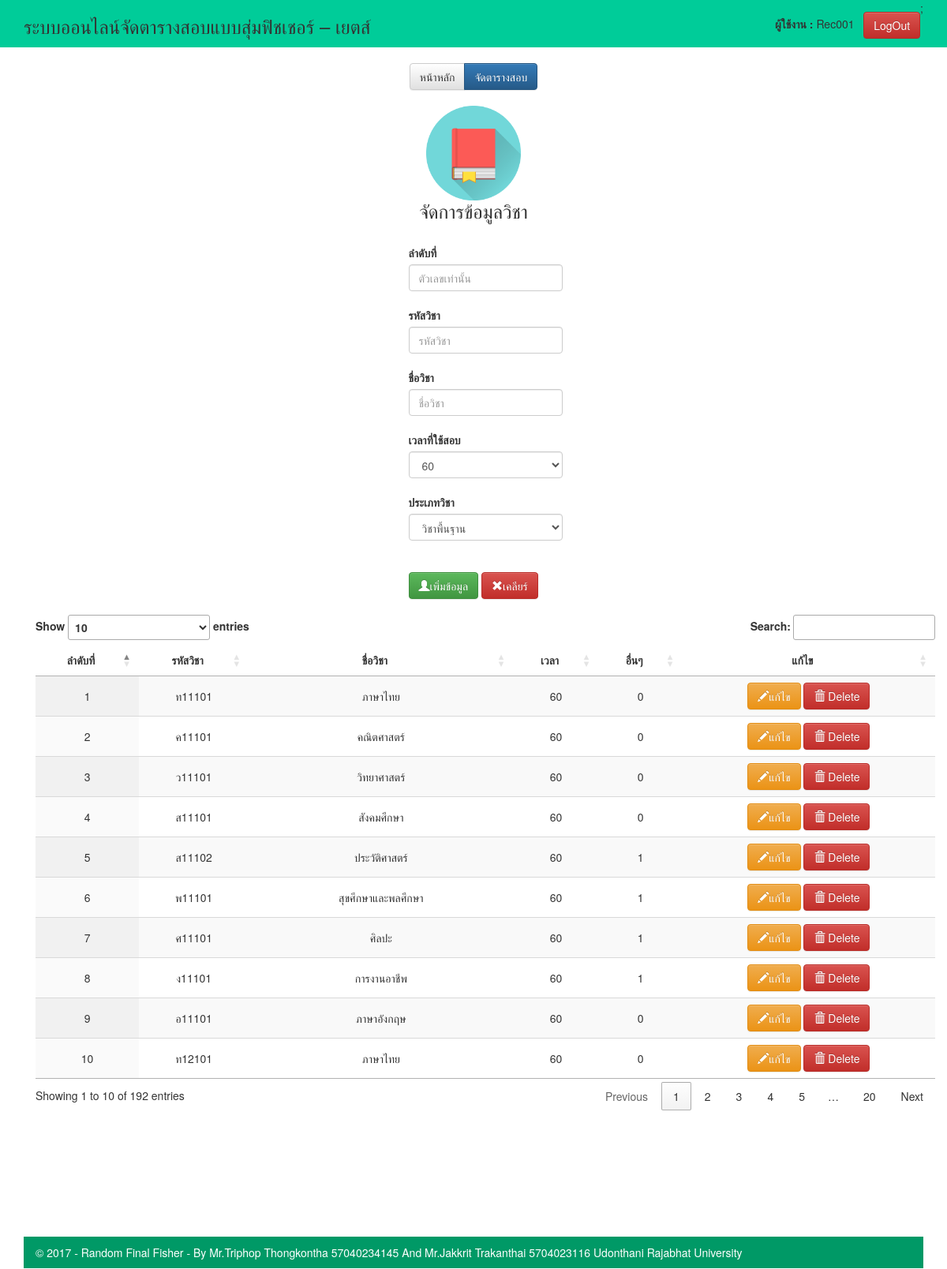
The app's page /Subjects.php (signed in) with its own data.
### tables this page shows
CREATE TABLE `subject` (
  `sno` int(11) NOT NULL AUTO_INCREMENT ,
  `sids` varchar(30) default NULL,
  `sname` varchar(50) default NULL,
  `times` smallint(6) default NULL,
  `stype` smallint(6) default NULL,
  PRIMARY KEY  (`sno`)
);

### Subjects.php (the view, shortened to what this page needs)
<?php
    include_once 'header.php';
?>
            <link href="https://maxcdn.bootstrapcdn.com/bootstrap/3.3.5/css/bootstrap.min.css" rel="stylesheet">
            <link rel="stylesheet" type="text/css" href="https://cdn.datatables.net/1.10.16/css/jquery.dataTables.min.css">
            <link rel="stylesheet" href="https://maxcdn.bootstrapcdn.com/bootstrap/3.3.7/css/bootstrap.min.css">
            <link rel="stylesheet" href="https://maxcdn.bootstrapcdn.com/bootstrap/3.3.7/css/bootstrap-theme.min.css">
            <div class="main-wrapper"><br>
            <div align="Center">
                                   <div class="btn-group">
                                    <a class="btn btn-default" href="admin2.php" role="button">หน้าหลัก</a>
                                    <button type="button" class="btn btn-primary">จัดตารางสอบ</button>
                                    </div>
            </div>
                <?php
                if (isset($_SESSION['username'])) {
                    ?>
                    <h3 align="center"><img src = "Images/Subject.png" width='120' border="0"><br>จัดการข้อมูลวิชา</td></h3><br>
                <div class="container" ng-app="myApp" ng-controller="customersController">
                <table align="center" width="100%">
                    <tr align="center">
                        <td align="center">
                            <table align="100">
                                <tr>
                                    <td align="left">
                                        <form action="includes/Subjects.inc.php" name="frmAdd" method="POST">
                                            <label for="sel1">ลำดับที่</label>
                                            <input class="form-control" type="text" name="sno" placeholder="ตัวเลขเท่านั้น" maxlength="3" onkeypress="check_key_number();" ><br>
                                            <label for="sel1">รหัสวิชา</label>
                                            <input class="form-control" type="text" name="sids" placeholder="รหัสวิชา" maxlength="6" ><br>
                                            <label for="sel1">ชื่อวิชา</label>
                                            <input class="form-control" type="text" name="sname" placeholder="ชื่อวิชา" maxlength="20"><br>
                                            <label for="sel1">เวลาที่ใช้สอบ</label>
                                              <select class="form-control" name="times">
                                                <option value="60" selected="selected">60</option>
                                              </select><br>
                                            <label for="sel1">ประเภทวิชา</label>
                                              <select class="form-control" name="stype">
                                                <option value="0" selected="selected">วิชาพื้นฐาน</option>
                                              </select>
                                            <br><br>
                                            <button class="btn btn-success" ng-click="editUser('new')" type="submit" name="submit">
                                            <span class="glyphicon glyphicon-user"></span>เพิ่มข้อมูล</button>
                                            <button class="btn btn-danger" ng-click="editUser('new')" type="reset" name="Reset">
                                            <span class="glyphicon glyphicon-remove"></span>เคลียร์</button>
                                        </form>
                                    </td>
                                </tr>
                            </table>
                        </td>
                    </tr>
                </table>
            <br>
            <?php
             $strSQL = "SELECT * FROM subject ";
            $objQuery = mysql_query($strSQL) or die ("Error Query [".$strSQL."]");
            ?>
    <table id="example" class="display" cellspacing="0" width="100%">
        <thead>
            <tr>
                <th> <div align="center">ลำดับที่ </div></th>
                <th> <div align="center">รหัสวิชา </div></th>
                <th> <div align="center">ชื่อวิชา </div></th>
                <th> <div align="center">เวลา </div></th>
                <th> <div align="center">อื่นๆ </div></th>
                <th> <div align="center">แก้ไข </div></th>
            </tr>
        </thead>
        <tbody>
            <?php while($objResult = mysql_fetch_array($objQuery)) { ?>
                <tr>
                    <td><div align="center"><?php echo $objResult["sno"];?></div></td>
                    <td><div align="center"><?php echo $objResult["sids"];?></div></td>
                    <td><div align="center"><?php echo $objResult["sname"];?></div></td>
                    <td><div align="center"><?php echo $objResult["times"];?></div></td>
                    <td><div align="center"><?php echo $objResult["stype"];?></div></td>
                    <td>
                        <div align="center">
                                <a href="includes/Subjects.Edit.php?sno=<?php echo $objResult["sno"];?>" >
                                <button type="button" class="btn btn-warning">
                                <span class="glyphicon glyphicon-pencil"></span>แก้ไข</button></a>
                            <a href="JavaScript:if(confirm('ต้องการลบข้อมูลนี้หรือไม่ ?') == true){window.location='includes/Subjects.Del.php?sno=<?php echo $objResult["sno"];?>';}">
                                <button type="button" class="btn btn-danger">
                                    <span class="glyphicon glyphicon-trash"></span>
                                       Delete
                                </button>
                            </a>
                        </div>
                    </td>
                </tr>
            <?php } ?>
        </tbody>
    </table>
</body>
</html>
                    <?php
                    }else{
                    ?>
                    <br><br>
                    <h1 align="center">ระบบจัดตารางสอบอัตโนมัติแบบสุ่มออนไลน์</h1><br>
                    <p align="center">("กรุณาล็อกอินเข้าสู่ระบบ")</p>
                    <?php
                    }
                    ?>
<?php
    include_once 'footer.php';
?>

### style.css (style rules this page uses)
html, body, div, span, object, iframe, h1, h2, h3, h4, h5, h6, p, blockquote, pre, abbr, address, cite, code, del, dfn, em, img, ins, kbd, q, samp, small, strong, sub, sup, var, b, i, dl, dt, dd, ol, ul, li, fieldset, form, label, legend, article, aside, canvas, details, figcaption, figure, footer, header, hgroup, menu, nav, section, summary, time, mark, audio, video { margin:0; padding:0; border:0; outline:0; font-size:100%; vertical-align:baseline; background:transparent; }
body { line-height:1; }
a { margin:0; padding:0; font-size:100%; vertical-align:baseline; background:transparent; }
table { border-collapse:collapse; border-spacing:0; border-width:0px 1px; }
input, select { vertical-align:middle; width: 180px; }
.main-wrapper { margin: 0 auto; width: 95%; }
a { text-decoration: }
body { background-color: }

### records on screen
subject: sno "1", sids "ท11101", sname "ภาษาไทย", times "60", stype "0"
subject: sno "2", sids "ค11101", sname "คณิตศาสตร์", times "60", stype "0"
subject: sno "3", sids "ว11101", sname "วิทยาศาสตร์", times "60", stype "0"
subject: sno "4", sids "ส11101", sname "สังคมศึกษา", times "60", stype "0"
subject: sno "5", sids "ส11102", sname "ประวัติศาสตร์", times "60", stype "1"
subject: sno "6", sids "พ11101", sname "สุขศึกษาและพลศึกษา", times "60", stype "1"
subject: sno "7", sids "ศ11101", sname "ศิลปะ", times "60", stype "1"
subject: sno "8", sids "ง11101", sname "การงานอาชีพ", times "60", stype "1"
subject: sno "9", sids "อ11101", sname "ภาษาอังกฤษ", times "60", stype "0"
subject: sno "10", sids "ท12101", sname "ภาษาไทย", times "60", stype "0"

### other values on screen
$_SESSION['username'] "Rec001"
